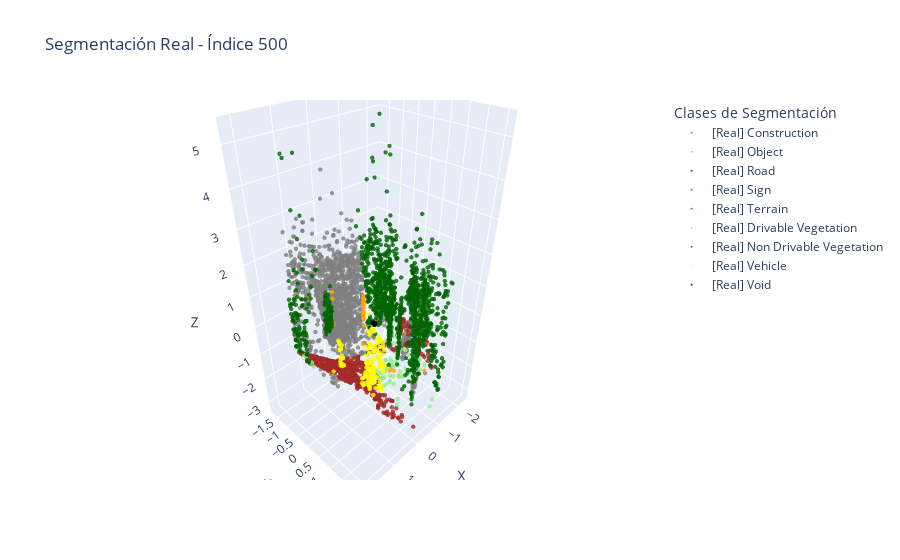
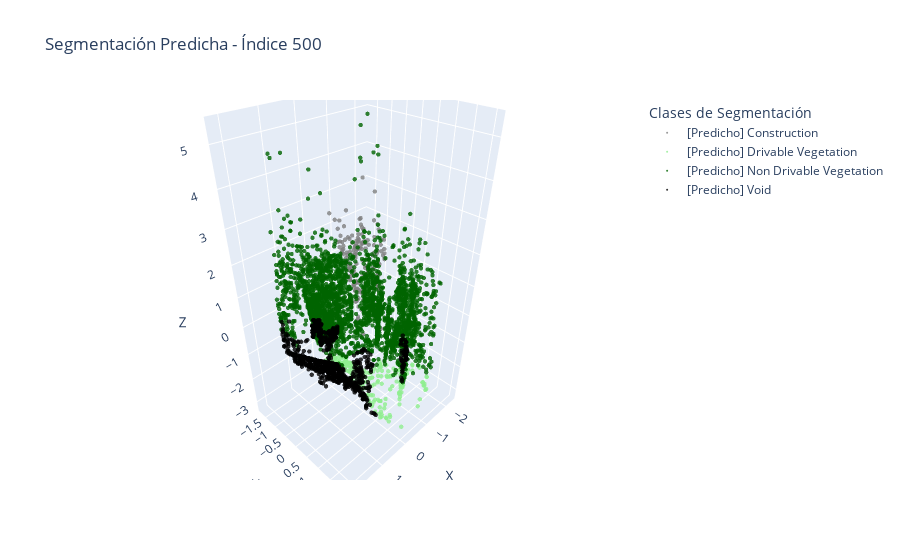

Notebook cell for these charts, in order:
### Code cell
visualizar_comparacion_segmentacion(points_list, labels_list, preds_list, indice=500)

### Figure 1 — Plotly figure (JSON) as saved in the notebook; plotly's stock layout.template omitted (floating-point values rounded to 4 significant figures; data arrays with more than 128 entries replaced by an {"elided": "..."} marker saying what was removed)
{"data": [{"marker": {"color": "gray", "opacity": 0.8, "size": 1.5}, "mode": "markers", "name": "[Real] Construction", "type": "scatter3d", "x": {"elided": "1698 float values"}, "y": {"elided": "1698 float values"}, "z": {"elided": "1698 float values"}}, {"marker": {"color": "orange", "opacity": 0.8, "size": 1.5}, "mode": "markers", "name": "[Real] Object", "type": "scatter3d", "x": [-0.5989, -0.1955, 0.8335, -1.331, -1.038, -0.1859, 0.8361, -0.1977, -0.2038, -0.1919, -0.195, -0.8138, -0.1969, -0.198, -0.1999, -0.1672, -1.314, -0.1938, -0.4648, -0.5041, -0.4018, -0.1969, -0.2019, -0.1971, -0.1912, -0.3263, 0.8138, -0.1948, -0.2043, -0.1971, -0.1957, -1.812, -1.686, -0.197, 0.811], "y": [0.6661, -0.2241, -0.3322, 0.4781, 1.464, -0.2189, -0.3322, -0.2246, -0.2205, -0.2249, -0.2258, 0.6502, -0.221, -0.2212, -0.2197, -0.2266, 0.4751, -0.2183, 0.6619, 0.6589, 1.027, -0.2167, -0.2203, -0.2197, -0.219, 0.732, -0.3323, -0.2201, -0.2205, -0.2181, -0.2238, 0.8647, 1.09, -0.2194, -0.3349], "z": [-1.932, 0.3163, 0.1597, -0.9776, -1.663, -0.4316, 0.1416, 0.2395, 0.4845, -0.08397, 0.2394, -0.5897, 0.217, 0.06403, 0.5372, -1.128, -1.454, -0.1872, -1.665, -1.727, -1.734, 0.346, 0.3925, 0.05729, -0.1734, -1.679, 0.9895, 0.3541, 0.615, 0.02012, 0.4161, -1.373, -1.578, -0.06478, 1.205]}, {"marker": {"color": "blue", "opacity": 0.8, "size": 1.5}, "mode": "markers", "name": "[Real] Road", "type": "scatter3d", "x": [1.299, 1.249, 0.6558, 0.8667, 0.2657, 1.016, 1.433, 1.079, 1.518, 0.7904, 0.2633, 1.602, 0.8706], "y": [0.089, 0.1155, 0.279, 0.2441, 0.3436, 0.2056, 0.01314, 0.1856, -0.04692, 0.2692, 0.344, -0.1248, 0.2404], "z": [-0.6292, -0.6614, -1.051, -0.9152, -1.301, -0.8134, -0.5207, -0.7716, -0.4627, -0.9438, -1.293, -0.4226, -0.9197]}, {"marker": {"color": "red", "opacity": 0.8, "size": 1.5}, "mode": "markers", "name": "[Real] Sign", "type": "scatter3d", "x": [-0.8051, -0.8336, -0.8297, -0.8331, -0.8236, -0.8345, -0.8305, -0.8022], "y": [0.6525, 0.6515, 0.654, 0.6535, 0.6562, 0.6532, 0.6549, 0.6547], "z": [-0.3761, -0.4078, -0.5103, -0.4234, -0.2862, -0.439, -0.5858, -0.361]}, {"marker": {"color": "brown", "opacity": 0.8, "size": 1.5}, "mode": "markers", "name": "[Real] Terrain", "type": "scatter3d", "x": {"elided": "662 float values"}, "y": {"elided": "662 float values"}, "z": {"elided": "662 float values"}}, {"marker": {"color": "lightgreen", "opacity": 0.8, "size": 1.5}, "mode": "markers", "name": "[Real] Drivable Vegetation", "type": "scatter3d", "x": [-1.282, 0.1087, -0.9746, -0.905, -1.299, -1.021, -1.508, 0.04856, 0.0797, -0.5071, -0.4538, -1.688, -0.1103, -1.984, 0.117, -2.043, -1.028, -0.2849, -1.349, -0.4447, -0.6649, -2.116, -1.713, -1.98, -1.104, -1.503, 2.052, 0.02577, -1.47, 0.02992, -1.619, -0.08097, -0.04119, -0.1094, -0.4283, -0.9761, 2.098, -1.286, 0.04242, -1.068, -0.09566, -0.8466, -0.07753, 2.053, -0.8127, -1.642, -0.3906, -0.9748, -1.312, 0.01374, -0.3333, -0.7733, -0.6936, -0.6867, 0.04706, -0.838, -1.701, -0.2449, -0.03865, -1.057, -1.717, -0.1307, -1.189, -0.5027, -0.5587, -1.441, -0.3616, -0.5881, -1.871, -1.347, 2.029, -1.399, -0.6808, -0.6805], "y": [0.5041, 1.442, 1.832, 0.9388, 0.4561, 1.85, -0.3495, 0.7599, 0.5616, 0.4005, 1.138, 0.9859, 1.096, -0.4121, 0.9366, -0.6985, 0.4101, 0.7893, 0.4024, 0.7769, 0.5723, 0.5823, -0.3962, -0.3761, 1.06, -0.3531, 0.0121, 0.7679, 0.8567, 1.389, 0.7649, 0.9583, 0.7799, 0.9505, 1.14, 0.8044, 0.3633, -0.3201, 0.9504, -0.2754, 0.6328, 0.5335, 0.6298, -0.06468, 0.6409, 0.81, 1.141, 1.082, 0.6404, 0.6025, 0.5844, 0.766, 0.4622, 0.5155, 0.7643, 0.5421, -0.1979, 0.6234, 0.781, -0.2908, 0.9521, 0.6352, 0.78, 0.4054, 0.9066, 1.007, 1.142, 1.032, 0.5004, -0.2252, 0.1995, -0.07494, 0.4301, 0.5255], "z": [-1.633, -2.214, -2.871, -2.103, -1.636, -2.581, -1.834, -1.694, -1.508, -1.596, -1.692, -2.236, -1.795, -1.999, -1.822, -1.942, -1.69, -1.824, -1.692, -1.965, -1.868, -1.823, -1.888, -1.979, -2.188, -1.83, -0.06833, -1.706, -2.138, -2.094, -1.999, -1.817, -1.72, -1.795, -1.681, -2.004, -0.07578, -1.757, -1.822, -1.657, -1.684, -1.776, -1.672, 0.0006593, -1.857, -2.056, -1.665, -2.063, -1.755, -1.6, -1.706, -2.0, -1.744, -1.814, -1.707, -1.768, -1.785, -1.731, -1.724, -1.655, -2.246, -1.699, -1.969, -1.592, -1.978, -2.236, -1.654, -1.895, -1.777, -1.781, -0.09766, -1.784, -1.662, -1.817]}, {"marker": {"color": "darkgreen", "opacity": 0.8, "size": 1.5}, "mode": "markers", "name": "[Real] Non Drivable Vegetation", "type": "scatter3d", "x": {"elided": "1448 float values"}, "y": {"elided": "1448 float values"}, "z": {"elided": "1448 float values"}}, {"marker": {"color": "yellow", "opacity": 0.8, "size": 1.5}, "mode": "markers", "name": "[Real] Vehicle", "type": "scatter3d", "x": {"elided": "150 float values"}, "y": {"elided": "150 float values"}, "z": {"elided": "150 float values"}}, {"marker": {"color": "black", "opacity": 0.8, "size": 1.5}, "mode": "markers", "name": "[Real] Void", "type": "scatter3d", "x": [-0.2147, -0.2003, -0.1956, -0.2019, -0.1975, -0.1949, -0.1914, -0.1893], "y": [0.2239, 0.191, 0.2258, 0.183, 0.225, 0.1721, 0.166, 0.1635], "z": [-0.09412, -0.1292, -0.1449, -0.1357, -0.1501, -0.1134, -0.1056, -0.1003]}], "layout": {"legend": {"title": {"text": "Clases de Segmentación"}}, "scene": {"xaxis": {"title": {"text": "X"}}, "yaxis": {"title": {"text": "Y"}}, "zaxis": {"title": {"text": "Z"}}}, "title": {"text": "Segmentación Real - Índice 500"}}}

### Figure 2 — Plotly figure (JSON) as saved in the notebook; plotly's stock layout.template omitted (floating-point values rounded to 4 significant figures; data arrays with more than 128 entries replaced by an {"elided": "..."} marker saying what was removed)
{"data": [{"marker": {"color": "gray", "opacity": 0.8, "size": 1.5}, "mode": "markers", "name": "[Predicho] Construction", "type": "scatter3d", "x": {"elided": "177 float values"}, "y": {"elided": "177 float values"}, "z": {"elided": "177 float values"}}, {"marker": {"color": "lightgreen", "opacity": 0.8, "size": 1.5}, "mode": "markers", "name": "[Predicho] Drivable Vegetation", "type": "scatter3d", "x": {"elided": "216 float values"}, "y": {"elided": "216 float values"}, "z": {"elided": "216 float values"}}, {"marker": {"color": "darkgreen", "opacity": 0.8, "size": 1.5}, "mode": "markers", "name": "[Predicho] Non Drivable Vegetation", "type": "scatter3d", "x": {"elided": "2825 float values"}, "y": {"elided": "2825 float values"}, "z": {"elided": "2825 float values"}}, {"marker": {"color": "black", "opacity": 0.8, "size": 1.5}, "mode": "markers", "name": "[Predicho] Void", "type": "scatter3d", "x": {"elided": "878 float values"}, "y": {"elided": "878 float values"}, "z": {"elided": "878 float values"}}], "layout": {"legend": {"title": {"text": "Clases de Segmentación"}}, "scene": {"xaxis": {"title": {"text": "X"}}, "yaxis": {"title": {"text": "Y"}}, "zaxis": {"title": {"text": "Z"}}}, "title": {"text": "Segmentación Predicha - Índice 500"}}}
